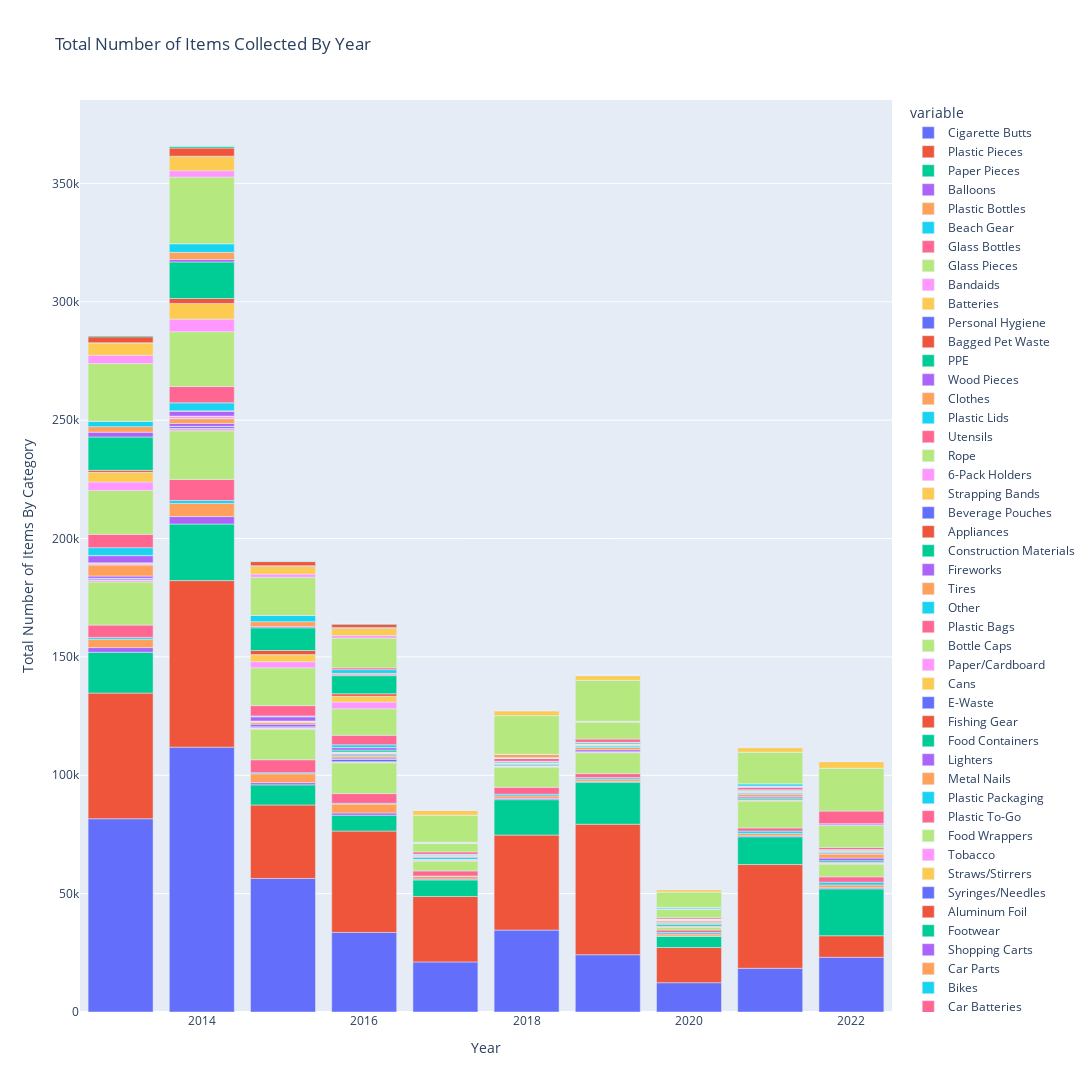

Notebook cell for this chart:
### Markdown cell above
Create bar plots where each bar represents a year, and different colored parts of the bar are different items.

### Code cell
fig = px.bar(annual_data, x='Year', y=item_cols, title="Total Number of Items Collected By Year")
fig.update_layout(
    autosize=False,
    width=1100,
    height=1200,
    yaxis_title='Total Number of Items By Category',
    xaxis_title='Year',
)
fig.show()

### Figure 1 — Plotly figure (JSON) as saved in the notebook; plotly's stock layout.template omitted (floating-point values rounded to 4 significant figures)
{"data": [{"alignmentgroup": "True", "hovertemplate": "variable=Cigarette Butts<br>Year=%{x}<br>value=%{y}<extra></extra>", "legendgroup": "Cigarette Butts", "marker": {"color": "#636efa", "pattern": {"shape": ""}}, "name": "Cigarette Butts", "offsetgroup": "Cigarette Butts", "orientation": "v", "showlegend": true, "textposition": "auto", "type": "bar", "x": [2013, 2014, 2015, 2016, 2017, 2018, 2019, 2020, 2021, 2022], "xaxis": "x", "y": [81641, 111884, 56420, 33612, 21163, 34602, 24202, 12380, 18464, 23115], "yaxis": "y"}, {"alignmentgroup": "True", "hovertemplate": "variable=Plastic Pieces<br>Year=%{x}<br>value=%{y}<extra></extra>", "legendgroup": "Plastic Pieces", "marker": {"color": "#EF553B", "pattern": {"shape": ""}}, "name": "Plastic Pieces", "offsetgroup": "Plastic Pieces", "orientation": "v", "showlegend": true, "textposition": "auto", "type": "bar", "x": [2013, 2014, 2015, 2016, 2017, 2018, 2019, 2020, 2021, 2022], "xaxis": "x", "y": [53087, 70337, 31029, 42819, 27640.0, 40142, 55116, 14866, 43820, 9101], "yaxis": "y"}, {"alignmentgroup": "True", "hovertemplate": "variable=Paper Pieces<br>Year=%{x}<br>value=%{y}<extra></extra>", "legendgroup": "Paper Pieces", "marker": {"color": "#00cc96", "pattern": {"shape": ""}}, "name": "Paper Pieces", "offsetgroup": "Paper Pieces", "orientation": "v", "showlegend": true, "textposition": "auto", "type": "bar", "x": [2013, 2014, 2015, 2016, 2017, 2018, 2019, 2020, 2021, 2022], "xaxis": "x", "y": [17221, 23901, 8493, 6707, 6982, 14944, 17738, 4727, 11733, 19817], "yaxis": "y"}, {"alignmentgroup": "True", "hovertemplate": "variable=Balloons<br>Year=%{x}<br>value=%{y}<extra></extra>", "legendgroup": "Balloons", "marker": {"color": "#ab63fa", "pattern": {"shape": ""}}, "name": "Balloons", "offsetgroup": "Balloons", "orientation": "v", "showlegend": true, "textposition": "auto", "type": "bar", "x": [2013, 2014, 2015, 2016, 2017, 2018, 2019, 2020, 2021, 2022], "xaxis": "x", "y": [1987, 3151, 954, 950, 347, 556, 368, 162, 427, 446], "yaxis": "y"}, {"alignmentgroup": "True", "hovertemplate": "variable=Plastic Bottles<br>Year=%{x}<br>value=%{y}<extra></extra>", "legendgroup": "Plastic Bottles", "marker": {"color": "#FFA15A", "pattern": {"shape": ""}}, "name": "Plastic Bottles", "offsetgroup": "Plastic Bottles", "orientation": "v", "showlegend": true, "textposition": "auto", "type": "bar", "x": [2013, 2014, 2015, 2016, 2017, 2018, 2019, 2020, 2021, 2022], "xaxis": "x", "y": [3547, 5547, 3735, 3739, 1095, 1032, 968, 835, 1000, 1171], "yaxis": "y"}, {"alignmentgroup": "True", "hovertemplate": "variable=Beach Gear<br>Year=%{x}<br>value=%{y}<extra></extra>", "legendgroup": "Beach Gear", "marker": {"color": "#19d3f3", "pattern": {"shape": ""}}, "name": "Beach Gear", "offsetgroup": "Beach Gear", "orientation": "v", "showlegend": true, "textposition": "auto", "type": "bar", "x": [2013, 2014, 2015, 2016, 2017, 2018, 2019, 2020, 2021, 2022], "xaxis": "x", "y": [745, 1231, 441, 344, 235, 700, 648, 638, 965, 1194], "yaxis": "y"}, {"alignmentgroup": "True", "hovertemplate": "variable=Glass Bottles<br>Year=%{x}<br>value=%{y}<extra></extra>", "legendgroup": "Glass Bottles", "marker": {"color": "#FF6692", "pattern": {"shape": ""}}, "name": "Glass Bottles", "offsetgroup": "Glass Bottles", "orientation": "v", "showlegend": true, "textposition": "auto", "type": "bar", "x": [2013, 2014, 2015, 2016, 2017, 2018, 2019, 2020, 2021, 2022], "xaxis": "x", "y": [5210, 8923, 5469, 4092, 2130, 2930, 1669, 1010, 1355, 2238], "yaxis": "y"}, {"alignmentgroup": "True", "hovertemplate": "variable=Glass Pieces<br>Year=%{x}<br>value=%{y}<extra></extra>", "legendgroup": "Glass Pieces", "marker": {"color": "#B6E880", "pattern": {"shape": ""}}, "name": "Glass Pieces", "offsetgroup": "Glass Pieces", "orientation": "v", "showlegend": true, "textposition": "auto", "type": "bar", "x": [2013, 2014, 2015, 2016, 2017, 2018, 2019, 2020, 2021, 2022], "xaxis": "x", "y": [18195, 20532, 12865, 13028, 4084, 8542, 8823, 1288, 11356, 5369], "yaxis": "y"}, {"alignmentgroup": "True", "hovertemplate": "variable=Bandaids<br>Year=%{x}<br>value=%{y}<extra></extra>", "legendgroup": "Bandaids", "marker": {"color": "#FF97FF", "pattern": {"shape": ""}}, "name": "Bandaids", "offsetgroup": "Bandaids", "orientation": "v", "showlegend": true, "textposition": "auto", "type": "bar", "x": [2013, 2014, 2015, 2016, 2017, 2018, 2019, 2020, 2021, 2022], "xaxis": "x", "y": [737, 899, 363, 244, 313, 342, 356, 86, 270, 418], "yaxis": "y"}, {"alignmentgroup": "True", "hovertemplate": "variable=Batteries<br>Year=%{x}<br>value=%{y}<extra></extra>", "legendgroup": "Batteries", "marker": {"color": "#FECB52", "pattern": {"shape": ""}}, "name": "Batteries", "offsetgroup": "Batteries", "orientation": "v", "showlegend": true, "textposition": "auto", "type": "bar", "x": [2013, 2014, 2015, 2016, 2017, 2018, 2019, 2020, 2021, 2022], "xaxis": "x", "y": [245, 219, 167, 217, 448, 148, 77, 32, 68, 125], "yaxis": "y"}, {"alignmentgroup": "True", "hovertemplate": "variable=Personal Hygiene<br>Year=%{x}<br>value=%{y}<extra></extra>", "legendgroup": "Personal Hygiene", "marker": {"color": "#636efa", "pattern": {"shape": ""}}, "name": "Personal Hygiene", "offsetgroup": "Personal Hygiene", "orientation": "v", "showlegend": true, "textposition": "auto", "type": "bar", "x": [2013, 2014, 2015, 2016, 2017, 2018, 2019, 2020, 2021, 2022], "xaxis": "x", "y": [605, 755, 527, 935, 1, 0, 0, 242, 0, 109], "yaxis": "y"}, {"alignmentgroup": "True", "hovertemplate": "variable=Bagged Pet Waste<br>Year=%{x}<br>value=%{y}<extra></extra>", "legendgroup": "Bagged Pet Waste", "marker": {"color": "#EF553B", "pattern": {"shape": ""}}, "name": "Bagged Pet Waste", "offsetgroup": "Bagged Pet Waste", "orientation": "v", "showlegend": true, "textposition": "auto", "type": "bar", "x": [2013, 2014, 2015, 2016, 2017, 2018, 2019, 2020, 2021, 2022], "xaxis": "x", "y": [0, 0, 0, 0, 0, 0, 0, 70, 159, 169], "yaxis": "y"}, {"alignmentgroup": "True", "hovertemplate": "variable=PPE<br>Year=%{x}<br>value=%{y}<extra></extra>", "legendgroup": "PPE", "marker": {"color": "#00cc96", "pattern": {"shape": ""}}, "name": "PPE", "offsetgroup": "PPE", "orientation": "v", "showlegend": true, "textposition": "auto", "type": "bar", "x": [2013, 2014, 2015, 2016, 2017, 2018, 2019, 2020, 2021, 2022], "xaxis": "x", "y": [0, 0, 0, 0, 0, 0, 0, 720, 718, 630], "yaxis": "y"}, {"alignmentgroup": "True", "hovertemplate": "variable=Wood Pieces<br>Year=%{x}<br>value=%{y}<extra></extra>", "legendgroup": "Wood Pieces", "marker": {"color": "#ab63fa", "pattern": {"shape": ""}}, "name": "Wood Pieces", "offsetgroup": "Wood Pieces", "orientation": "v", "showlegend": true, "textposition": "auto", "type": "bar", "x": [2013, 2014, 2015, 2016, 2017, 2018, 2019, 2020, 2021, 2022], "xaxis": "x", "y": [937.5, 1236, 1133, 568, 27, 0, 799, 227, 547, 1130], "yaxis": "y"}, {"alignmentgroup": "True", "hovertemplate": "variable=Clothes<br>Year=%{x}<br>value=%{y}<extra></extra>", "legendgroup": "Clothes", "marker": {"color": "#FFA15A", "pattern": {"shape": ""}}, "name": "Clothes", "offsetgroup": "Clothes", "orientation": "v", "showlegend": true, "textposition": "auto", "type": "bar", "x": [2013, 2014, 2015, 2016, 2017, 2018, 2019, 2020, 2021, 2022], "xaxis": "x", "y": [4809, 2069, 944, 753, 6, 0, 1017, 479, 1012, 1672], "yaxis": "y"}, {"alignmentgroup": "True", "hovertemplate": "variable=Plastic Lids<br>Year=%{x}<br>value=%{y}<extra></extra>", "legendgroup": "Plastic Lids", "marker": {"color": "#19d3f3", "pattern": {"shape": ""}}, "name": "Plastic Lids", "offsetgroup": "Plastic Lids", "orientation": "v", "showlegend": true, "textposition": "auto", "type": "bar", "x": [2013, 2014, 2015, 2016, 2017, 2018, 2019, 2020, 2021, 2022], "xaxis": "x", "y": [0, 0, 0, 568, 852, 465, 540, 411, 532, 465], "yaxis": "y"}, {"alignmentgroup": "True", "hovertemplate": "variable=Utensils<br>Year=%{x}<br>value=%{y}<extra></extra>", "legendgroup": "Utensils", "marker": {"color": "#FF6692", "pattern": {"shape": ""}}, "name": "Utensils", "offsetgroup": "Utensils", "orientation": "v", "showlegend": true, "textposition": "auto", "type": "bar", "x": [2013, 2014, 2015, 2016, 2017, 2018, 2019, 2020, 2021, 2022], "xaxis": "x", "y": [0, 0, 0, 435, 474, 389, 292, 453, 360, 434], "yaxis": "y"}, {"alignmentgroup": "True", "hovertemplate": "variable=Rope<br>Year=%{x}<br>value=%{y}<extra></extra>", "legendgroup": "Rope", "marker": {"color": "#B6E880", "pattern": {"shape": ""}}, "name": "Rope", "offsetgroup": "Rope", "orientation": "v", "showlegend": true, "textposition": "auto", "type": "bar", "x": [2013, 2014, 2015, 2016, 2017, 2018, 2019, 2020, 2021, 2022], "xaxis": "x", "y": [0, 0, 50, 237, 120, 136, 296, 7, 148, 64], "yaxis": "y"}, {"alignmentgroup": "True", "hovertemplate": "variable=6-Pack Holders<br>Year=%{x}<br>value=%{y}<extra></extra>", "legendgroup": "6-Pack Holders", "marker": {"color": "#FF97FF", "pattern": {"shape": ""}}, "name": "6-Pack Holders", "offsetgroup": "6-Pack Holders", "orientation": "v", "showlegend": true, "textposition": "auto", "type": "bar", "x": [2013, 2014, 2015, 2016, 2017, 2018, 2019, 2020, 2021, 2022], "xaxis": "x", "y": [624, 909, 301, 129, 45, 34, 77, 0, 36, 97], "yaxis": "y"}, {"alignmentgroup": "True", "hovertemplate": "variable=Strapping Bands<br>Year=%{x}<br>value=%{y}<extra></extra>", "legendgroup": "Strapping Bands", "marker": {"color": "#FECB52", "pattern": {"shape": ""}}, "name": "Strapping Bands", "offsetgroup": "Strapping Bands", "orientation": "v", "showlegend": true, "textposition": "auto", "type": "bar", "x": [2013, 2014, 2015, 2016, 2017, 2018, 2019, 2020, 2021, 2022], "xaxis": "x", "y": [0, 0, 1, 437, 193, 255, 271, 208, 326, 399], "yaxis": "y"}, {"alignmentgroup": "True", "hovertemplate": "variable=Beverage Pouches<br>Year=%{x}<br>value=%{y}<extra></extra>", "legendgroup": "Beverage Pouches", "marker": {"color": "#636efa", "pattern": {"shape": ""}}, "name": "Beverage Pouches", "offsetgroup": "Beverage Pouches", "orientation": "v", "showlegend": true, "textposition": "auto", "type": "bar", "x": [2013, 2014, 2015, 2016, 2017, 2018, 2019, 2020, 2021, 2022], "xaxis": "x", "y": [0, 0, 0, 0, 0, 0, 0, 240, 49, 172], "yaxis": "y"}, {"alignmentgroup": "True", "hovertemplate": "variable=Appliances<br>Year=%{x}<br>value=%{y}<extra></extra>", "legendgroup": "Appliances", "marker": {"color": "#EF553B", "pattern": {"shape": ""}}, "name": "Appliances", "offsetgroup": "Appliances", "orientation": "v", "showlegend": true, "textposition": "auto", "type": "bar", "x": [2013, 2014, 2015, 2016, 2017, 2018, 2019, 2020, 2021, 2022], "xaxis": "x", "y": [147, 127, 46, 64, 42, 18, 23, 0, 22, 5], "yaxis": "y"}, {"alignmentgroup": "True", "hovertemplate": "variable=Construction Materials<br>Year=%{x}<br>value=%{y}<extra></extra>", "legendgroup": "Construction Materials", "marker": {"color": "#00cc96", "pattern": {"shape": ""}}, "name": "Construction Materials", "offsetgroup": "Construction Materials", "orientation": "v", "showlegend": true, "textposition": "auto", "type": "bar", "x": [2013, 2014, 2015, 2016, 2017, 2018, 2019, 2020, 2021, 2022], "xaxis": "x", "y": [0, 0, 0, 753, 241, 461, 554, 166, 456, 276], "yaxis": "y"}, {"alignmentgroup": "True", "hovertemplate": "variable=Fireworks<br>Year=%{x}<br>value=%{y}<extra></extra>", "legendgroup": "Fireworks", "marker": {"color": "#ab63fa", "pattern": {"shape": ""}}, "name": "Fireworks", "offsetgroup": "Fireworks", "orientation": "v", "showlegend": true, "textposition": "auto", "type": "bar", "x": [2013, 2014, 2015, 2016, 2017, 2018, 2019, 2020, 2021, 2022], "xaxis": "x", "y": [3018, 2031, 1759, 1043, 152, 151, 55, 1, 42, 51], "yaxis": "y"}, {"alignmentgroup": "True", "hovertemplate": "variable=Tires<br>Year=%{x}<br>value=%{y}<extra></extra>", "legendgroup": "Tires", "marker": {"color": "#FFA15A", "pattern": {"shape": ""}}, "name": "Tires", "offsetgroup": "Tires", "orientation": "v", "showlegend": true, "textposition": "auto", "type": "bar", "x": [2013, 2014, 2015, 2016, 2017, 2018, 2019, 2020, 2021, 2022], "xaxis": "x", "y": [112, 195, 108, 69, 48, 35.25, 37, 21, 19, 27], "yaxis": "y"}, {"alignmentgroup": "True", "hovertemplate": "variable=Other<br>Year=%{x}<br>value=%{y}<extra></extra>", "legendgroup": "Other", "marker": {"color": "#19d3f3", "pattern": {"shape": ""}}, "name": "Other", "offsetgroup": "Other", "orientation": "v", "showlegend": true, "textposition": "auto", "type": "bar", "x": [2013, 2014, 2015, 2016, 2017, 2018, 2019, 2020, 2021, 2022], "xaxis": "x", "y": [3266, 3375, 261, 1120, 21, 0, 0, 0, 0, 0], "yaxis": "y"}, {"alignmentgroup": "True", "hovertemplate": "variable=Plastic Bags<br>Year=%{x}<br>value=%{y}<extra></extra>", "legendgroup": "Plastic Bags", "marker": {"color": "#FF6692", "pattern": {"shape": ""}}, "name": "Plastic Bags", "offsetgroup": "Plastic Bags", "orientation": "v", "showlegend": true, "textposition": "auto", "type": "bar", "x": [2013, 2014, 2015, 2016, 2017, 2018, 2019, 2020, 2021, 2022], "xaxis": "x", "y": [5638, 6877, 4351, 4033, 965, 1274, 1369, 595, 1086, 837], "yaxis": "y"}, {"alignmentgroup": "True", "hovertemplate": "variable=Bottle Caps<br>Year=%{x}<br>value=%{y}<extra></extra>", "legendgroup": "Bottle Caps", "marker": {"color": "#B6E880", "pattern": {"shape": ""}}, "name": "Bottle Caps", "offsetgroup": "Bottle Caps", "orientation": "v", "showlegend": true, "textposition": "auto", "type": "bar", "x": [2013, 2014, 2015, 2016, 2017, 2018, 2019, 2020, 2021, 2022], "xaxis": "x", "y": [18563, 23197, 15982, 11213, 3786, 79, 7330, 3552, 0, 9305], "yaxis": "y"}, {"alignmentgroup": "True", "hovertemplate": "variable=Paper/Cardboard<br>Year=%{x}<br>value=%{y}<extra></extra>", "legendgroup": "Paper/Cardboard", "marker": {"color": "#FF97FF", "pattern": {"shape": ""}}, "name": "Paper/Cardboard", "offsetgroup": "Paper/Cardboard", "orientation": "v", "showlegend": true, "textposition": "auto", "type": "bar", "x": [2013, 2014, 2015, 2016, 2017, 2018, 2019, 2020, 2021, 2022], "xaxis": "x", "y": [3570, 5268, 2567, 2816, 3, 10, 0, 0, 0, 0], "yaxis": "y"}, {"alignmentgroup": "True", "hovertemplate": "variable=Cans<br>Year=%{x}<br>value=%{y}<extra></extra>", "legendgroup": "Cans", "marker": {"color": "#FECB52", "pattern": {"shape": ""}}, "name": "Cans", "offsetgroup": "Cans", "orientation": "v", "showlegend": true, "textposition": "auto", "type": "bar", "x": [2013, 2014, 2015, 2016, 2017, 2018, 2019, 2020, 2021, 2022], "xaxis": "x", "y": [4063, 6657, 3004, 2461, 2, 11, 0, 0, 14, 0], "yaxis": "y"}, {"alignmentgroup": "True", "hovertemplate": "variable=E-Waste<br>Year=%{x}<br>value=%{y}<extra></extra>", "legendgroup": "E-Waste", "marker": {"color": "#636efa", "pattern": {"shape": ""}}, "name": "E-Waste", "offsetgroup": "E-Waste", "orientation": "v", "showlegend": true, "textposition": "auto", "type": "bar", "x": [2013, 2014, 2015, 2016, 2017, 2018, 2019, 2020, 2021, 2022], "xaxis": "x", "y": [0, 0, 0, 0, 0, 0, 0, 38, 124, 17], "yaxis": "y"}, {"alignmentgroup": "True", "hovertemplate": "variable=Fishing Gear<br>Year=%{x}<br>value=%{y}<extra></extra>", "legendgroup": "Fishing Gear", "marker": {"color": "#EF553B", "pattern": {"shape": ""}}, "name": "Fishing Gear", "offsetgroup": "Fishing Gear", "orientation": "v", "showlegend": true, "textposition": "auto", "type": "bar", "x": [2013, 2014, 2015, 2016, 2017, 2018, 2019, 2020, 2021, 2022], "xaxis": "x", "y": [830, 2072, 1719, 1030, 3, 0, 0, 124, 256, 0], "yaxis": "y"}, {"alignmentgroup": "True", "hovertemplate": "variable=Food Containers<br>Year=%{x}<br>value=%{y}<extra></extra>", "legendgroup": "Food Containers", "marker": {"color": "#00cc96", "pattern": {"shape": ""}}, "name": "Food Containers", "offsetgroup": "Food Containers", "orientation": "v", "showlegend": true, "textposition": "auto", "type": "bar", "x": [2013, 2014, 2015, 2016, 2017, 2018, 2019, 2020, 2021, 2022], "xaxis": "x", "y": [14095, 15436, 9605, 7657, 37, 0, 0, 0, 0, 0], "yaxis": "y"}, {"alignmentgroup": "True", "hovertemplate": "variable=Lighters<br>Year=%{x}<br>value=%{y}<extra></extra>", "legendgroup": "Lighters", "marker": {"color": "#ab63fa", "pattern": {"shape": ""}}, "name": "Lighters", "offsetgroup": "Lighters", "orientation": "v", "showlegend": true, "textposition": "auto", "type": "bar", "x": [2013, 2014, 2015, 2016, 2017, 2018, 2019, 2020, 2021, 2022], "xaxis": "x", "y": [2033, 1018, 525, 352, 197, 232, 162, 50, 125, 665], "yaxis": "y"}, {"alignmentgroup": "True", "hovertemplate": "variable=Metal Nails<br>Year=%{x}<br>value=%{y}<extra></extra>", "legendgroup": "Metal Nails", "marker": {"color": "#FFA15A", "pattern": {"shape": ""}}, "name": "Metal Nails", "offsetgroup": "Metal Nails", "orientation": "v", "showlegend": true, "textposition": "auto", "type": "bar", "x": [2013, 2014, 2015, 2016, 2017, 2018, 2019, 2020, 2021, 2022], "xaxis": "x", "y": [2325, 3037, 2081, 620, 105, 1358, 0, 0, 0, 0], "yaxis": "y"}, {"alignmentgroup": "True", "hovertemplate": "variable=Plastic Packaging<br>Year=%{x}<br>value=%{y}<extra></extra>", "legendgroup": "Plastic Packaging", "marker": {"color": "#19d3f3", "pattern": {"shape": ""}}, "name": "Plastic Packaging", "offsetgroup": "Plastic Packaging", "orientation": "v", "showlegend": true, "textposition": "auto", "type": "bar", "x": [2013, 2014, 2015, 2016, 2017, 2018, 2019, 2020, 2021, 2022], "xaxis": "x", "y": [2297, 3681, 2606, 1574, 0, 0, 0, 572, 932, 51], "yaxis": "y"}, {"alignmentgroup": "True", "hovertemplate": "variable=Plastic To-Go<br>Year=%{x}<br>value=%{y}<extra></extra>", "legendgroup": "Plastic To-Go", "marker": {"color": "#FF6692", "pattern": {"shape": ""}}, "name": "Plastic To-Go", "offsetgroup": "Plastic To-Go", "orientation": "v", "showlegend": true, "textposition": "auto", "type": "bar", "x": [2013, 2014, 2015, 2016, 2017, 2018, 2019, 2020, 2021, 2022], "xaxis": "x", "y": [0, 0, 0, 764, 0, 0, 0, 0, 0, 5294], "yaxis": "y"}, {"alignmentgroup": "True", "hovertemplate": "variable=Food Wrappers<br>Year=%{x}<br>value=%{y}<extra></extra>", "legendgroup": "Food Wrappers", "marker": {"color": "#B6E880", "pattern": {"shape": ""}}, "name": "Food Wrappers", "offsetgroup": "Food Wrappers", "orientation": "v", "showlegend": true, "textposition": "auto", "type": "bar", "x": [2013, 2014, 2015, 2016, 2017, 2018, 2019, 2020, 2021, 2022], "xaxis": "x", "y": [24378, 28110, 16132, 12548, 11394, 16357, 17333, 6513, 13373, 18128], "yaxis": "y"}, {"alignmentgroup": "True", "hovertemplate": "variable=Tobacco<br>Year=%{x}<br>value=%{y}<extra></extra>", "legendgroup": "Tobacco", "marker": {"color": "#FF97FF", "pattern": {"shape": ""}}, "name": "Tobacco", "offsetgroup": "Tobacco", "orientation": "v", "showlegend": true, "textposition": "auto", "type": "bar", "x": [2013, 2014, 2015, 2016, 2017, 2018, 2019, 2020, 2021, 2022], "xaxis": "x", "y": [3524, 2675, 1353, 1056, 1, 0, 0, 0, 0, 0], "yaxis": "y"}, {"alignmentgroup": "True", "hovertemplate": "variable=Straws/Stirrers<br>Year=%{x}<br>value=%{y}<extra></extra>", "legendgroup": "Straws/Stirrers", "marker": {"color": "#FECB52", "pattern": {"shape": ""}}, "name": "Straws/Stirrers", "offsetgroup": "Straws/Stirrers", "orientation": "v", "showlegend": true, "textposition": "auto", "type": "bar", "x": [2013, 2014, 2015, 2016, 2017, 2018, 2019, 2020, 2021, 2022], "xaxis": "x", "y": [5163, 6001, 3345, 3088, 2017, 1987, 1942, 981, 1851, 2754], "yaxis": "y"}, {"alignmentgroup": "True", "hovertemplate": "variable=Syringes/Needles<br>Year=%{x}<br>value=%{y}<extra></extra>", "legendgroup": "Syringes/Needles", "marker": {"color": "#636efa", "pattern": {"shape": ""}}, "name": "Syringes/Needles", "offsetgroup": "Syringes/Needles", "orientation": "v", "showlegend": true, "textposition": "auto", "type": "bar", "x": [2013, 2014, 2015, 2016, 2017, 2018, 2019, 2020, 2021, 2022], "xaxis": "x", "y": [140, 164, 215, 377, 136, 241, 156, 44, 101, 202], "yaxis": "y"}, {"alignmentgroup": "True", "hovertemplate": "variable=Aluminum Foil<br>Year=%{x}<br>value=%{y}<extra></extra>", "legendgroup": "Aluminum Foil", "marker": {"color": "#EF553B", "pattern": {"shape": ""}}, "name": "Aluminum Foil", "offsetgroup": "Aluminum Foil", "orientation": "v", "showlegend": true, "textposition": "auto", "type": "bar", "x": [2013, 2014, 2015, 2016, 2017, 2018, 2019, 2020, 2021, 2022], "xaxis": "x", "y": [2469, 3453, 1697, 1366, 0, 35, 0, 0, 0, 0], "yaxis": "y"}, {"alignmentgroup": "True", "hovertemplate": "variable=Footwear<br>Year=%{x}<br>value=%{y}<extra></extra>", "legendgroup": "Footwear", "marker": {"color": "#00cc96", "pattern": {"shape": ""}}, "name": "Footwear", "offsetgroup": "Footwear", "orientation": "v", "showlegend": true, "textposition": "auto", "type": "bar", "x": [2013, 2014, 2015, 2016, 2017, 2018, 2019, 2020, 2021, 2022], "xaxis": "x", "y": [539, 803.5, 321, 290, 1, 0, 0, 0, 0, 16], "yaxis": "y"}, {"alignmentgroup": "True", "hovertemplate": "variable=Shopping Carts<br>Year=%{x}<br>value=%{y}<extra></extra>", "legendgroup": "Shopping Carts", "marker": {"color": "#ab63fa", "pattern": {"shape": ""}}, "name": "Shopping Carts", "offsetgroup": "Shopping Carts", "orientation": "v", "showlegend": true, "textposition": "auto", "type": "bar", "x": [2013, 2014, 2015, 2016, 2017, 2018, 2019, 2020, 2021, 2022], "xaxis": "x", "y": [21, 30, 36, 3, 0, 0, 0, 0, 0, 0], "yaxis": "y"}, {"alignmentgroup": "True", "hovertemplate": "variable=Car Parts<br>Year=%{x}<br>value=%{y}<extra></extra>", "legendgroup": "Car Parts", "marker": {"color": "#FFA15A", "pattern": {"shape": ""}}, "name": "Car Parts", "offsetgroup": "Car Parts", "orientation": "v", "showlegend": true, "textposition": "auto", "type": "bar", "x": [2013, 2014, 2015, 2016, 2017, 2018, 2019, 2020, 2021, 2022], "xaxis": "x", "y": [31, 101, 51, 74, 0, 0, 0, 0, 0, 0], "yaxis": "y"}, {"alignmentgroup": "True", "hovertemplate": "variable=Bikes<br>Year=%{x}<br>value=%{y}<extra></extra>", "legendgroup": "Bikes", "marker": {"color": "#19d3f3", "pattern": {"shape": ""}}, "name": "Bikes", "offsetgroup": "Bikes", "orientation": "v", "showlegend": true, "textposition": "auto", "type": "bar", "x": [2013, 2014, 2015, 2016, 2017, 2018, 2019, 2020, 2021, 2022], "xaxis": "x", "y": [62, 70, 18, 42, 0, 0, 0, 0, 0, 0], "yaxis": "y"}, {"alignmentgroup": "True", "hovertemplate": "variable=Car Batteries<br>Year=%{x}<br>value=%{y}<extra></extra>", "legendgroup": "Car Batteries", "marker": {"color": "#FF6692", "pattern": {"shape": ""}}, "name": "Car Batteries", "offsetgroup": "Car Batteries", "orientation": "v", "showlegend": true, "textposition": "auto", "type": "bar", "x": [2013, 2014, 2015, 2016, 2017, 2018, 2019, 2020, 2021, 2022], "xaxis": "x", "y": [7, 9, 8, 5, 0, 0, 0, 0, 0, 0], "yaxis": "y"}], "layout": {"autosize": false, "barmode": "relative", "height": 1200, "legend": {"title": {"text": "variable"}, "tracegroupgap": 0}, "title": {"text": "Total Number of Items Collected By Year"}, "width": 1100, "xaxis": {"anchor": "y", "autorange": true, "domain": [0, 1], "range": [2012.0, 2022.0], "title": {"text": "Year"}, "type": "linear"}, "yaxis": {"anchor": "x", "autorange": true, "domain": [0, 1], "range": [0, 385200.0], "title": {"text": "Total Number of Items By Category"}, "type": "linear"}}}
